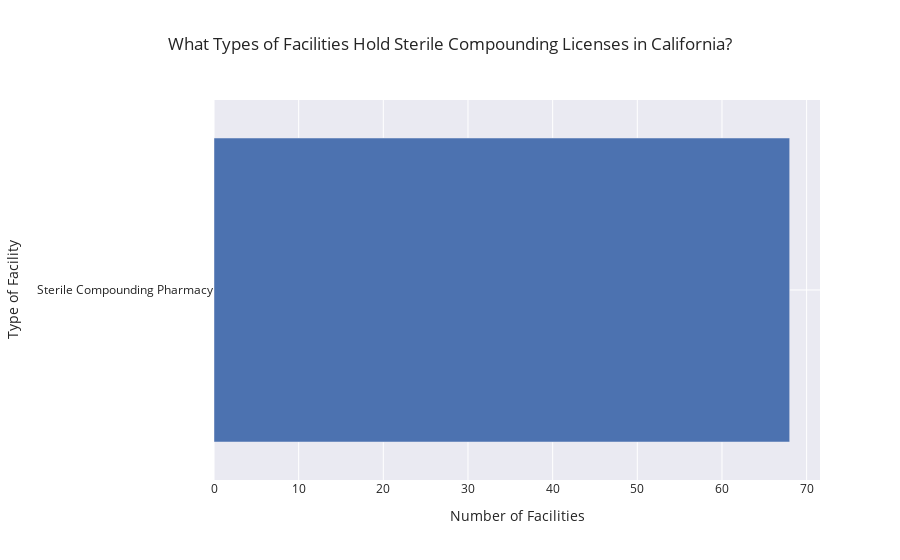

Source (notebook cell):
### Code cell
bar_fig = px.bar(
    facility_counts,
    x = 'Count',
    y = 'Facility Type',
    orientation = 'h',
    title = 'What Types of Facilities Hold Sterile Compounding Licenses in California?',
    labels = {'Facility Type': 'Type of Facility', 'Count' : 'Number of Facilities'},
    template = 'seaborn'
)

bar_fig.show()

### Figure 1 — Plotly figure (JSON) as saved in the notebook; plotly's stock layout.template omitted (floating-point values rounded to 4 significant figures)
{"data": [{"alignmentgroup": "True", "hovertemplate": "Number of Facilities=%{x}<br>Type of Facility=%{y}<extra></extra>", "legendgroup": "", "marker": {"color": "rgb(76,114,176)", "pattern": {"shape": ""}}, "name": "", "offsetgroup": "", "orientation": "h", "showlegend": false, "textposition": "auto", "x": [68], "xaxis": "x", "y": ["Sterile Compounding Pharmacy"], "yaxis": "y", "type": "bar"}], "layout": {"xaxis": {"anchor": "y", "domain": [0.0, 1.0], "title": {"text": "Number of Facilities"}}, "yaxis": {"anchor": "x", "domain": [0.0, 1.0], "title": {"text": "Type of Facility"}}, "legend": {"tracegroupgap": 0}, "title": {"text": "What Types of Facilities Hold Sterile Compounding Licenses in California?"}, "barmode": "relative"}}
